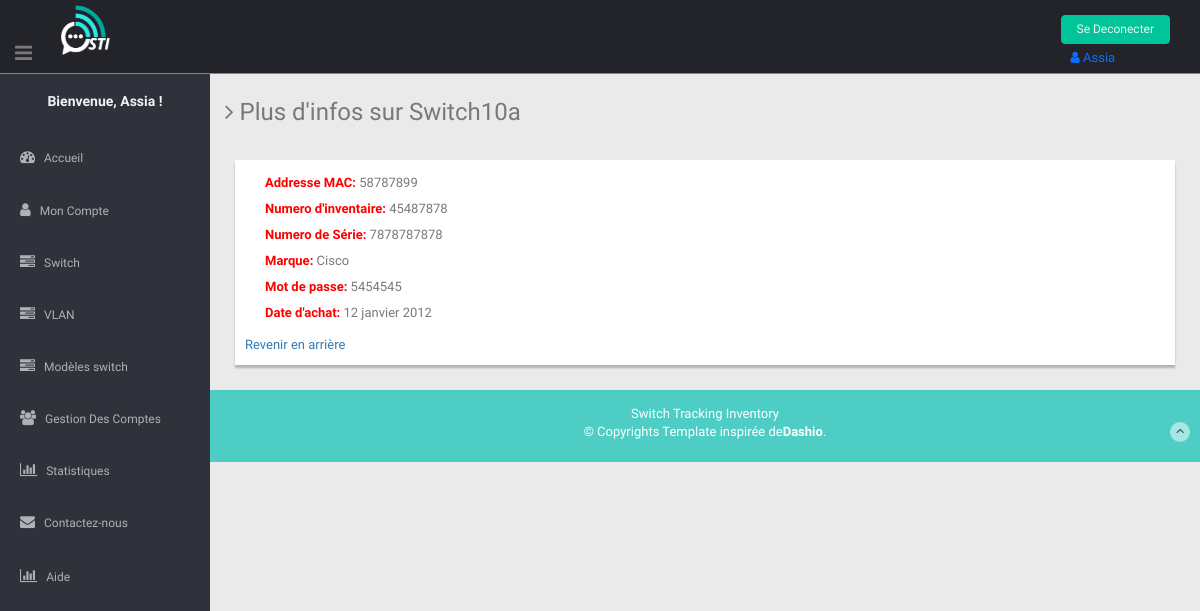
/app_principal/switch/plus_info/35 (signed in), run on the app's committed database.
### app_principal/models.py (models this page shows, shortened)
class switch(models.Model):  # on peut creer les ports d'un switch a partir d'un objet "switch" : switch_objet.port_set.create(num_port=...,type_port=...etc)
    passif = 'Passif'
    actif = 'Actif'
    reforme = 'Reformé'
    defectueux= 'Défectueux'
    choix_etat = [
        (defectueux, 'Défectueux'),
        (passif, 'Passif'),
        (reforme, 'Reformé'),
        (actif, 'Actif'),
    ]
    nom = models.CharField(max_length=50,unique=True)
    marque = models.CharField(max_length=50, default='Cisco')
    modele = models.CharField(max_length=50)
    bloc = models.CharField(max_length=25, default="pas configuré")
    local = models.CharField(max_length=25, default="magazin")
    armoire = models.CharField(max_length=25, default="pas configuré")
    inventaire = models.CharField(max_length=50, unique=True,)
    serie = models.CharField(max_length=25, unique=True,)
    mac = models.CharField(max_length=25, unique=True,)
    password=models.CharField('Mot de passe',max_length=100,blank=True,
                                  null=True,)
    preced = models.CharField(
        'Cascade depuis', max_length=50, blank=True, default="pas en cascade")
    date_achat = models.DateField("Date d'achat",
                                  blank=True,
                                  null=True,
                                  )
    etat = models.CharField(
        max_length=10,
        choices=choix_etat,
        default=passif,
    )
    vlans=models.CharField(
        'VLANs associés', max_length=350, blank=True, default="/ ")

### app_principal/views.py (the view)
@login_required()
@user_passes_test(lambda u: (Group.objects.get(name="voir") in u.groups.all()) or u.is_superuser == True, login_url='app_principal:c')
def plus_info_switch(request, switch_id):
	s = switch.objects.get(id=switch_id)
	context = {'objet': s, }
	return render(request, 'app_principal/plus_info.html', context)

### app_principal/templates/app_principal/plus_info.html (shortened to what this page needs)
{% extends "base.html" %}
{% load static %}
  {% block content %}
<div class="wrapper">
  <h3><i class="fa fa-angle-right"></i> Plus d'infos sur {{ objet.nom }}</h3>
    <div class="row mt">
        <div class="col-lg-12">
            <div class="form-panel">
                <ul style="line-height: 2;">
                    <li><strong style="color:red;"> Addresse MAC:</strong> {{ objet.mac }}</li>
                    <li><strong style="color:red;">Numero d'inventaire:</strong> {{ objet.inventaire }}</li>
                    <li><strong style="color:red;">Numero de Série:</strong> {{ objet.serie }}</li>
                    <li><strong style="color:red;">Marque:</strong> {{ objet.marque }}</li>
                    <li><strong style="color:red;">Mot de passe:</strong> {{objet.password}}</li>
                    <li><strong style="color:red;">Date d'achat:</strong> {{objet.date_achat}}</li>
                </ul>
                <a href="{% url 'app_principal:switch' %}">Revenir en arrière</a>
            </div>
        </div>
    </div>
</div>
  {% endblock %}

### app_principal/templates/base.html (shortened to what this page needs)
<!DOCTYPE html>
<html lang="en">
<head>
  <link rel="stylesheet" href="https://cdn.jsdelivr.net/npm/bootstrap@5.1.3/dist/css/bootstrap.min.css">
  {% load static %}
  <link href="{% static 'lib/bootstrap/css/bootstrap.min.css' %}" rel="stylesheet">
  <link href="{% static 'style.css' %}" rel="stylesheet">
  <link href="{% static 'lib/font-awesome/css/font-awesome.css' %}" rel="stylesheet" />
  <link href="{% static 'style.css' %}" rel="stylesheet">
  <link href="{% static 'css/style-responsive.css' %}" rel="stylesheet">
   <link rel="stylesheet" type="text/css" href="{% static 'lib/bootstrap-fileupload/bootstrap-fileupload.css' %}" />
   <link rel="stylesheet" type="text/css" href="{% static 'lib/bootstrap-datepicker/css/datepicker.css' %}" />
   <link rel="stylesheet" type="text/css" href="{% static 'lib/bootstrap-daterangepicker/daterangepicker.css' %}" />
   <link rel="stylesheet" type="text/css" href="{% static 'lib/bootstrap-timepicker/compiled/timepicker.css' %}" />
   <link rel="stylesheet" type="text/css" href="{% static 'lib/bootstrap-datetimepicker/datertimepicker.css' %}" />
</head>
<body >
  <section id="container" >
    <a href="#"><img src="img" alt="good vybes" /></a>
     <header class="header black-bg" style="top:0;">
      <div class="sidebar-toggle-box">
        <div id="di" class="fa fa-bars tooltips" data-placement="right" data-original-title="Toggle Navigation"></div>
      </div>
      <a href="#" ><img class="logo" src="{% static 'img/logo.png'%}" alt="logo nnnn"></a>
      <div class="top-menu">
        <ul class="nav pull-right top-menu">
          <li>
          {% if user.is_authenticated %}
            <a type="button" class="logout" href="{% url 'app_principal:logout' %}">Se Deconecter</a>
            <span class="nav-item nav-link"> <i class="fa fa-user"></i>  {{user.username}}</span>
          {% else %}
            <a class=" btn-outline-success my-2 my-sm-0" href="{% url 'app_principal:login' %}">Se connecter</a>
          {% endif %}
          </li >
        </ul>
      </div>
    </header>
    <aside>
      <div id="sidebar" class="nav-collapse ">
        <ul class="sidebar-menu" id="nav-accordion">
          <h5 class="centered">Bienvenue, {{request.user.username}} !</h5>
          <li class="mt">
            <a href="{% url 'app_principal:accueil1'  %}">
              <i class="fa fa-dashboard"></i>
              <span>Accueil</span>
              </a>
          </li>
          <li class="sub-menu">
            <a href="{% url 'app_principal:c'  %}">
              <i class="fa fa-user"></i>
              <span>Mon Compte</span>
              </a>
          <li class="sub-menu">
            <a  href="{% url 'app_principal:switch'  %}">
              <i class="fa fa-tasks"></i>
              <span>Switch</span>
              </a>
          </li>
          <li class="sub-menu">
            <a  href="{% url 'app_principal:vlan'  %}">
              <i class="fa fa-tasks"></i>
              <span>VLAN</span>
              </a>
          </li>
          <li class="sub-menu">
            <a  href="{% url 'app_principal:modele'  %}">
              <i class="fa fa-tasks"></i>
              <span>Modèles switch</span>
              </a>
          </li>
          {% if request.user.is_superuser %}
          <li class="sub-menu">
            <a  href="{% url 'app_principal:users'  %}">
              <i class="fa fa-users"></i>
              <span>Gestion Des Comptes</span>
              </a>
          </li>
          {% endif %}
          <li class="sub-menu">
            <a href="{% url 'app_principal:statistique'  %}">
              <i class="fa fa-bar-chart-o"></i>
              <span>Statistiques</span>
              </a>
          </li>
          <li>
            <a href="{% url 'app_principal:contact'  %}">
              <i class="fa fa-envelope"></i>
              <span>Contactez-nous </span>
              </a>
          </li>
          <li class="sub-menu">
            <a href="{% url 'app_principal:aide'  %}">
              <i class=" fa fa-bar-chart-o"></i>
              <span>Aide</span>
              </a>
          </li>
      </div>
    </aside>
     <section id="main-content">
        {% block content %}
        {% endblock %}
        <footer class="site-footer">
          <div class="text-center">
            <p>
              Switch Tracking Inventory <br>
              &copy; Copyrights Template inspirée de<strong>Dashio</strong>.
            </p>
            <a href="" class="go-top">
              <i class="fa fa-angle-up"></i>
              </a>
          </div>
        </footer>
      </section>
  </section>
</body>
</html>

### app_principal/static/style.css (style rules this page uses)
body { color: #797979; background: #eaeaea; font-family: 'Ruda', sans-serif; padding: 0px !important; margin: 0px !important; font-size:13px; }
ul li { list-style: none; }
a, a:hover, a:focus { text-decoration: none; outline: none; }
#container { width: 100%; height: 100%; }
.centered { text-align: center; }
.mt { margin-top: 25px; }
ul.top-menu > li > .logout { color: #f2f2f2; font-size: 12px; border-radius: 4px; -webkit-border-radius: 4px; border: 1px solid #00C49A !important; padding: 5px 15px; margin-right: 15px; background: #00C49A; margin-top: 15px; }
#sidebar { width: 210px; height: 100%; position: fixed; background: #2f323a; }
#sidebar h5 { color: #f2f2f2; font-weight: 700; }
#sidebar ul li { position: relative; }
ul.sidebar-menu , ul.sidebar-menu li ul.sub { margin: -2px 0 0; padding: 0; }
ul.sidebar-menu { margin-top: 75px; }
ul.sidebar-menu li { margin-bottom: 5px; margin-left:10px; margin-right:10px; }
ul.sidebar-menu li.sub-menu { line-height: 15px; }
ul.sidebar-menu li a span { display: inline-block; }
ul.sidebar-menu li a { color: #aeb2b7; text-decoration: none; display: block; padding: 15px 0 15px 10px; font-size: 12px; outline: none; -webkit-transition: all 0.3s ease; -moz-transition: all 0.3s ease; -o-transition: all 0.3s ease; -ms-transition: all 0.3s ease; transition: all 0.3s ease; }
ul.sidebar-menu li a i { font-size: 15px; padding-right: 6px; }
#main-content { margin-left: 210px; }
.header, .footer { min-height: 60px; padding: 0 15px; }
.header { position: fixed; left: 0; right: 0; z-index: 1002; }
.black-bg { background: #22242a; border-bottom: 1px solid #00C49A; }
.wrapper { display: inline-block; margin-top: 60px; padding-left: 15px; padding-right: 15px; padding-bottom: 15px; padding-top: 0px; width: 100%; }
#top_menu .nav > li, ul.top-menu > li { float: left; }
ul.top-menu > li > a { color: #666666; font-size: 16px; border-radius: 4px; -webkit-border-radius: 4px; border:1px solid #666666 !important; padding: 2px 6px; margin-right: 15px; }
.sidebar-toggle-box { float: left; padding-right: 15px; margin-top: 20px; }
.sidebar-toggle-box .fa-bars { cursor: pointer; display: inline-block; font-size: 20px; }
.form-panel { background: #ffffff; margin: 10px; padding: 10px; box-shadow: 0px 3px 2px #aab2bd; text-align: left; }
.site-footer { background: #4ECDC4; color: #fff; padding: 15px 0; }
.site-footer p { margin-bottom: 5px; }
.go-top { margin-right: 1%; margin-top: -25px; float: right; background: rgba(255,255,255,.5); width: 20px; height: 20px; border-radius: 50%; -webkit-border-radius: 50%; }
.go-top i { color: #2A3542; }

### app_principal/templates/base.html (style rules this page uses)
.logo { width: 50px; height: 50px; position: absolute; top: 5px; left: 60px; }
#di { position: absolute; bottom: 10px; }

### data on the page
switch: nom "Switch10a", mac "58787899", inventaire "45487878", serie "7878787878", marque "Cisco", password "5454545", date_achat "12 janvier 2012"

### other printed values
{{ user.username }} "Assia"
{{ request.user.username }} "Assia"
